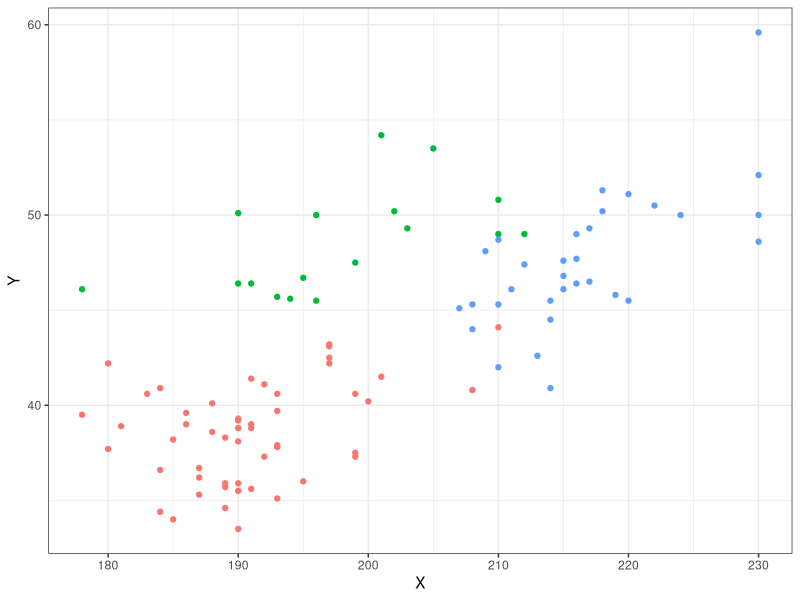

The R source for this figure:
## ---- chunk 1
library(magrittr)
library(tidyverse)
library(palmerpenguins)

penguins %>% sample_n(100) %>%  
  ggplot(aes(x = flipper_length_mm, y = bill_length_mm, color = species)) +
  geom_point() +
  xlab("X") + ylab("Y") +
  guides(color = FALSE) +
  theme_bw()

## ---- chunk 2
library(palmerpenguins)
library(MASS)
library(tidyverse)
select <- dplyr::select
penguins <- penguins |> drop_na()
x_lda <- penguins |> lda(species ~ bill_length_mm + 
                                   bill_depth_mm + 
                                   flipper_length_mm + 
                                   body_mass_g,
                         data = _)


## ---- chunk 3

new_df <- penguins |> select(bill_length_mm,
                           bill_depth_mm,
                          flipper_length_mm,
                         body_mass_g)
x_lda_predict <- x_lda |> predict(new_df)

## ---- chunk 4
table(penguins$species, x_lda_predict$class)
## ---- chunk 5
x_qda <- penguins |> qda(species ~ bill_length_mm + 
                                   bill_depth_mm + 
                                   flipper_length_mm + 
                                   body_mass_g,
                         data = _)

## ---- chunk 6
x_qda_predict <- x_qda |>  predict(penguins |>
                                     select(bill_length_mm, 
                                            bill_depth_mm,
                                            flipper_length_mm,
                                            body_mass_g))
## ---- chunk 7
table(penguins$species, x_qda_predict$class)
## ---- chunk 8
library(e1071)
x_nb <- penguins |>  naiveBayes(species ~ bill_length_mm +
                                             bill_depth_mm + 
                                             flipper_length_mm + 
                                             body_mass_g, 
                                   data = _)
## ---- chunk 9
x_nb_predict <- x_nb  |>  predict(penguins |>
                                     select(bill_length_mm, 
                                            bill_depth_mm,
                                            flipper_length_mm,
                                            body_mass_g))
## ---- chunk 10
table(penguins$species, x_nb_predict)
## ---- chunk 11
manhattan <- function(x, y){
  sum(abs(x-y))
}
euclidean <- function(x, y){
  sqrt(sum((x-y)^2))
}
minkowski_5 <- function(x, y){
  (sum(abs(x-y)^5))^{1/5}
}

x <- penguins |> select(bill_depth_mm, bill_length_mm, flipper_length_mm, body_mass_g) |> as.matrix()
y <- c(19, 40, 185, 3345)

manx <- apply(x, 1, manhattan, y = y) |> rank()
eucx <- apply(x, 1, euclidean, y = y) |> rank()
minx <- apply(x, 1, minkowski_5, y = y) |> rank()

penguins_rank <- penguins |> mutate(manx = manx, eucx = eucx, minx = minx)
penguins_rank |> arrange(manx) |> select(species)
penguins_rank |> arrange(eucx) |> select(species)
penguins_rank |> arrange(minx) |> select(species)
  
